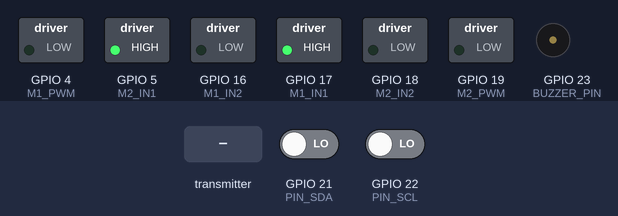
The program below on a simulated ESP32. Parts: switched loads named in the program (green lamp = pin HIGH), buzzer (waves = sounding, pin HIGH). The test bench sets the inputs (shaded band); at power-on: GPIO 21 (PIN_SDA) LOW, GPIO 22 (PIN_SCL) LOW. What the program prints to the serial monitor is not drawn.

Above: at 1.2 s.
1.3 s: the transmitter starts sending tempDist = 0
Timing chart, 0 to 4.3 s (numbered marks = the images above; inputs shaded):
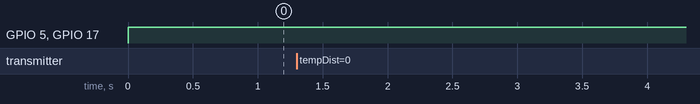

Measured:
- after the input at 1.3 s, every drawn part: stays the same

The program:

main.cpp
```cpp
#include <Arduino.h>
#include <esp_now.h>
#include <esp_wifi.h>
#include <WiFi.h>
#include <Wire.h>
#include "config.h"

struct DrivingData { float angle; int power; };
struct FeedbackData { bool emergencyBrakeActive; float distance; };

// Global Variables
char currentGear = 'D';
bool isSafetyActive = false;
bool isBuzzerActive = false;
DrivingData driveCmd = {0, 0};
float currentSmoothPower = 0;
volatile uint32_t globalDistance = 999;

void TaskMotorControl(void *pvParameters);
void onI2CRecv(int bytes);

void onDataRecv(const uint8_t * mac, const uint8_t *incomingData, int len) {
    // 0 = Mode, 1 = Safety, 2 = Driving
    uint8_t type = incomingData[0];

    if (type == 0) {
        currentGear = (char)incomingData[1];
        Serial.printf("Gear Changed to: %c\n", currentGear);
    }
    else if (type == 1) {
        isSafetyActive = (bool)incomingData[1];
        Serial.printf("Safety Mode: %s\n", isSafetyActive ? "ON" : "OFF");
    }
    else if (type == 2) {
        memcpy(&driveCmd, &incomingData[1], sizeof(DrivingData));
        // Serial.printf("[RX] Type 2 | Angle: %.2f | Power: %d\n", driveCmd.angle, driveCmd.power);
    }else if (type == 3) {
        // For Buzzer on car, not implemented yet
        isBuzzerActive = (bool)incomingData[1];
        Serial.printf("Buzzer: %s\n", isBuzzerActive ? "ON" : "OFF");
    }
}

void BuzzerControl(bool isBuzzerActive) {
    if (isBuzzerActive) {
        digitalWrite(BUZZER_PIN, HIGH);
    } else {
        digitalWrite(BUZZER_PIN, LOW);
    }
}

void setup() {

    Serial.begin(115200);

    Serial.printf("Before Wire.begin -> SDA: %d, SCL: %d\n", digitalRead(PIN_SDA), digitalRead(PIN_SCL));
    bool success = Wire.begin(0x08);  //? First Parameter is only I2C Address
    if (!success) {
        Serial.println("I2C Slave Init Failed - Check Pins/Pull-ups");
    }

    Wire.onReceive(onI2CRecv);
    WiFi.mode(WIFI_STA);

    pinMode(BUZZER_PIN, OUTPUT);
    digitalWrite(BUZZER_PIN, LOW);

	Serial.print("ESP32 Board MAC Address:  ");
  	Serial.println(WiFi.macAddress());

    esp_wifi_set_channel(1, WIFI_SECOND_CHAN_NONE);
	if (esp_now_init() != ESP_OK) return;
    esp_now_register_recv_cb(onDataRecv);

    esp_now_peer_info_t peerInfo = {};
    memcpy(peerInfo.peer_addr, REMOTE_ADDR, 6);
    peerInfo.channel = 1;
    peerInfo.encrypt = false; // For simplicity, no encryption
    esp_now_add_peer(&peerInfo);

    xTaskCreatePinnedToCore(TaskMotorControl, "MotorTask", 10000, NULL, 1, NULL, 1);
}

void TaskMotorControl(void *pvParameters) {
    ledcSetup(0, PWM_FREQ, PWM_RES); ledcAttachPin(M1_PWM, 0);
    ledcSetup(1, PWM_FREQ, PWM_RES); ledcAttachPin(M2_PWM, 1);
    pinMode(M1_IN1, OUTPUT); pinMode(M1_IN2, OUTPUT);
    pinMode(M2_IN1, OUTPUT); pinMode(M2_IN2, OUTPUT);

    for (;;) {

        int distance = globalDistance;

        BuzzerControl(isBuzzerActive);
        if (distance > 0 && distance <= LOG_DISTANCE) {
            Serial.printf("[LOG] Object at: %d cm\n", distance);
        }

        bool obstacle = (distance > 1 && distance < STOP_DISTANCE);
        bool emergency = (isSafetyActive && obstacle && (currentGear == 'D' || currentGear == 'S'));

        //! Please Debug for case that can't back for when car in safy mode

        if (emergency) {
            digitalWrite(M1_IN1, HIGH); digitalWrite(M1_IN2, HIGH);
            digitalWrite(M2_IN1, HIGH); digitalWrite(M2_IN2, HIGH);
            ledcWrite(0, 0); ledcWrite(1, 0);
            currentSmoothPower = 0;

            FeedbackData fb = {true, distance};
            esp_now_send(REMOTE_ADDR, (uint8_t *) &fb, sizeof(fb));
        }
        else if (currentGear != 'N') {
            float targetPWM = map(driveCmd.power, 0, 100, 0, 255); // Map power to target range

            if (currentGear == 'S') {
                currentSmoothPower = targetPWM;
            } else {
                if (currentSmoothPower < targetPWM) currentSmoothPower += ACCEL_STEP;
                else if (currentSmoothPower > targetPWM) currentSmoothPower -= BRAKE_STEP;
                currentSmoothPower = constrain(currentSmoothPower, 0, 255);
            }

            float leftSpeed = currentSmoothPower, rightSpeed = currentSmoothPower;
            if (driveCmd.angle > 0) {
				rightSpeed *= (1.0 - (driveCmd.angle / 90.0));
			}
            else if (driveCmd.angle < 0) {
				leftSpeed *= (1.0 - (abs(driveCmd.angle) / 90.0));
			}

            if (currentGear == 'R') {
                digitalWrite(M1_IN1, LOW); digitalWrite(M1_IN2, HIGH);
                digitalWrite(M2_IN1, LOW); digitalWrite(M2_IN2, HIGH);
            } else {
                digitalWrite(M1_IN1, HIGH); digitalWrite(M1_IN2, LOW);
                digitalWrite(M2_IN1, HIGH); digitalWrite(M2_IN2, LOW);
            }

			Serial.printf("[SPEED] L = %.2f; R = %.2f \n", leftSpeed, rightSpeed);
            ledcWrite(0, (int)leftSpeed); ledcWrite(1, (int)rightSpeed);
        }
        else {
            ledcWrite(0, 0); ledcWrite(1, 0);
            digitalWrite(M1_IN1, LOW); digitalWrite(M1_IN2, LOW);
            digitalWrite(M2_IN1, LOW); digitalWrite(M2_IN2, LOW);
            currentSmoothPower = 0;
        }
        vTaskDelay(5 / portTICK_PERIOD_MS);
    }
}

void onI2CRecv(int bytes) {
    if (bytes == 4) {
        uint8_t buf[4];
        for (int i = 0; i < 4; i++) buf[i] = Wire.read();

        uint32_t tempDist;
        memcpy(&tempDist, buf, 4);
        globalDistance = tempDist;

    }
}

void loop() { vTaskDelay(1000 / portTICK_PERIOD_MS); }
```

config.h
```cpp
#ifndef CONFIG_H
#define CONFIG_H

#include <Arduino.h>

// -- Ultrasonic Sensor Pins ---
#define PIN_SDA 21 // D4
#define PIN_SCL 22 // D5
#define STM32_I2C_ADDR 0x08

#define STOP_DISTANCE 5.0  // Stop distance for break (cm)
#define LOG_DISTANCE 30.0   // Distance for start Log (cm)

// --- Motor Pins ---
#define M1_PWM 4
#define M1_IN1 17
#define M1_IN2 16

#define M2_PWM 19
#define M2_IN1 5
#define M2_IN2 18

// --- PWM Settings ---
#define PWM_FREQ 5000
#define PWM_RES 8  // Bit range for PWM 8 bit (0-255)

// -- Buuzzer Pin ---
#define BUZZER_PIN 23

// --- Driving Physics (Tune here!) ---
#define ACCEL_STEP 0.9      // Accelarate in Gear D
#define BRAKE_STEP 1.8      // Deceleration (if much will stop early)

// --- Network Config ---
// Remote MAC Addr
const uint8_t REMOTE_ADDR[] = {0xE8, 0xD4, 0x84, 0x00, 0xFB, 0x3C};
// const uint8_t REMOTE_ADDR[] = {0xFF, 0xFF, 0xFF, 0xFF, 0xFF, 0xFF};

#endif
```
